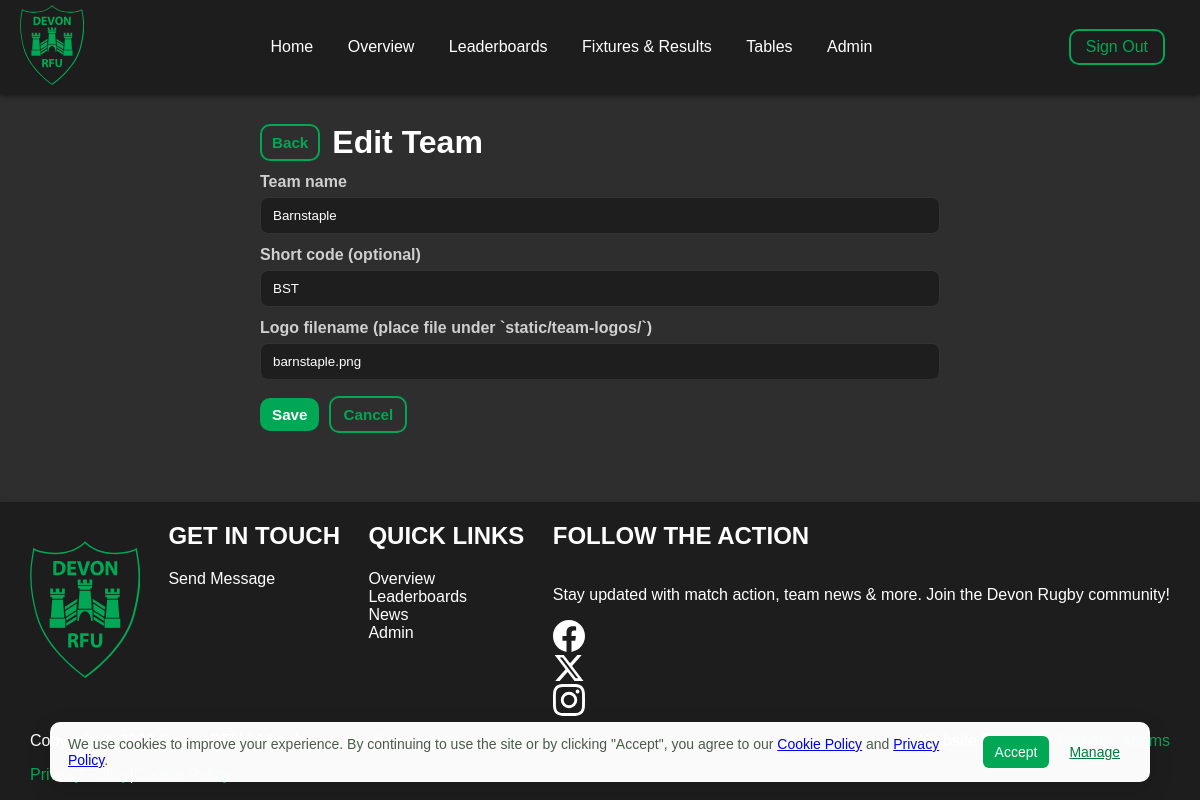
/admin/team/3/edit (signed in), run on the app's committed database.
### models.py (models this page shows, shortened)
class Team(db.Model):
    __tablename__ = 'team'
    id = db.Column(db.Integer, primary_key=True)
    name = db.Column(db.String(200), nullable=False)
    code = db.Column(db.String(64), unique=True, nullable=True)
    logo_filename = db.Column(db.String(256), nullable=True)
    players = db.relationship('Player', backref='team', lazy='dynamic')
    coaches = db.relationship('User', secondary='team_coaches', backref=db.backref('coached_teams', lazy='dynamic'))

### app.py (the view, shortened to what this page needs)
@app.route('/admin/team/<int:team_id>/edit', methods=['GET', 'POST'])
@login_required
def admin_team_edit(team_id):
    if not current_user.is_superadmin():
        flash('You do not have access to the admin area.', 'danger')
        return redirect(url_for('dashboard'))
    t = Team.query.get_or_404(team_id)
    return render_template('admin_team_form.html', team=t)

### app.py (called while the page is built)
@login_manager.user_loader
def load_user(user_id):
    return User.query.get(int(user_id))

### models.py (called while the page is built)
    def is_superadmin(self):
        lvl = self.access_level
        if lvl is None:
            return False
        try:
            return int(lvl) >= 2
        except Exception:
            return str(lvl).lower() in ('superadmin', 'admin')

### templates/admin_team_form.html (shortened to what this page needs)
{% extends "base.html" %}
{% block content %}
<div class="content-wrap admin-match-form" style="max-width:720px;margin:30px auto;color:white;">
  <div style="display:flex;align-items:center;gap:12px;margin-bottom:12px;">
    <a href="{{ url_for('admin_teams') }}" onclick="(function(e){e.preventDefault();try{var r=document.referrer;if(r && new URL(r).origin===location.origin){history.back();}else{window.location=this.getAttribute('href');}}catch(err){window.location=this.getAttribute('href');}}).call(this,event);" class="hero-btn hero-btn-outline small" aria-label="Go back">Back</a>
    <h1 style="margin:0">{{ 'Edit Team' if team else 'Create Team' }}</h1>
  </div>
  <form method="post">
    <label for="name">Team name</label>
    <input type="text" name="name" id="name" value="{% if team %}{{ team.name }}{% endif %}" required>
    <label for="code">Short code (optional)</label>
    <input type="text" name="code" id="code" value="{% if team %}{{ team.code }}{% endif %}">
    <label for="logo_filename">Logo filename (place file under `static/team-logos/`)</label>
    <input type="text" name="logo_filename" id="logo_filename" value="{% if team %}{{ team.logo_filename }}{% endif %}">
    <div class="admin-match-actions">
      <button class="hero-btn hero-btn-primary" type="submit">Save</button>
      <a class="hero-btn hero-btn-outline" href="{{ url_for('admin_teams') }}">Cancel</a>
    </div>
  </form>
</div>
{% endblock %}

### static/style.css (style rules this page uses)
:root { --brand-green: #00a755; --brand-grey: #1d1d1d; --white: #ffffff; --btn-padding: 12px 20px; --btn-radius: 12px; --btn-gap: 14px; }
*, *::before, *::after { box-sizing: border-box; }
.content-wrap { max-width: 1100px; margin: 24px auto; padding: 0 20px; }
body { color: var(--white); margin: 0; font-family: Arial, sans-serif; background-color: #2e2e2e; }
html, body { height: 100%; }
body { display: flex; flex-direction: column; min-height: 100vh; }
.admin-match-form label { display: block; margin-top: 12px; margin-bottom: 6px; color: #cfcfcf; font-weight: 600; }
.admin-match-form select, .admin-match-form input[type="text"], .admin-match-form input[type="datetime-local"], .admin-match-form input[type="number"] { width: 100%; background-color: #1e1e1e; border: 1px solid #333; color: #fff; padding: 10px 12px; border-radius: 8px; outline: none; }
.admin-match-form input, .admin-match-form select { max-width: 100%; }
.admin-match-actions { margin-top: 16px; display: flex; gap: 10px; align-items: center; }
.admin-match-form [style*="display:flex"] > div, .admin-match-form .admin-match-actions > * { min-width: 0; }
.admin-match-form .hero-btn { padding: 8px 12px; font-size: 0.95rem; }
.admin-match-form .hero-btn.hero-btn-outline { border-width: 2px; }
.hero-btn.hero-btn-outline.small, .hero-btn.hero-btn-primary.small { padding: 8px 10px; font-size: 0.95rem; }
body { margin: 0; font-family: Arial, sans-serif; background-color: #2e2e2e; }
.hero-btn { display:inline-block; padding:10px 16px; border-radius:10px; font-weight:600; text-decoration:none; transition: box-shadow 0.15s, transform 0.06s; }
.hero-btn-primary { background-color:#00a755; color:#ffffff; border:none; }
.hero-btn-outline { background: transparent; color: #00a755; border: 2px solid #00a755; }
:root { --brand-green: #00a755; --white: #ffffff; --btn-padding: 12px 20px; --btn-radius: 12px; --btn-gap: 14px; }

### data on the page
Team: name "Barnstaple", code "BST", logo_filename "barnstaple.png"

### other printed values
{{ 'Edit Team' if team else 'Create Team' }} "Edit Team"
